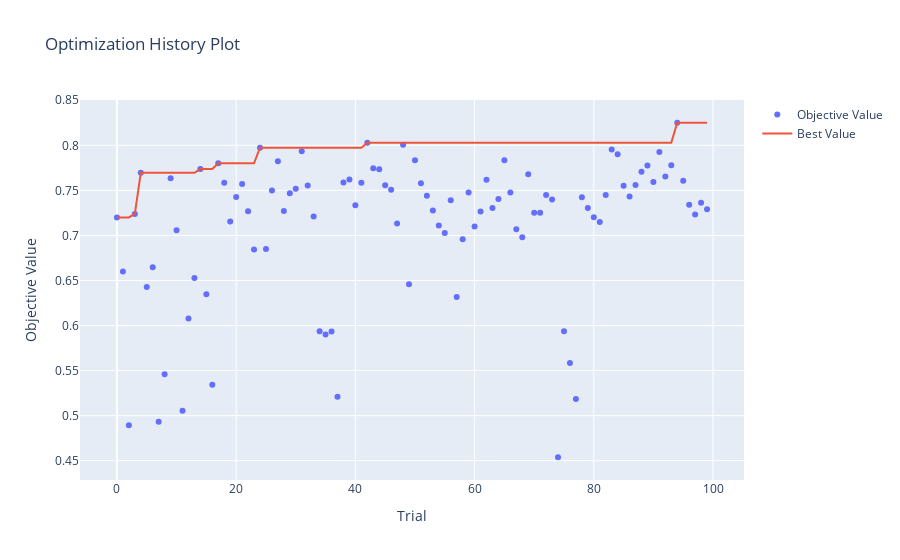
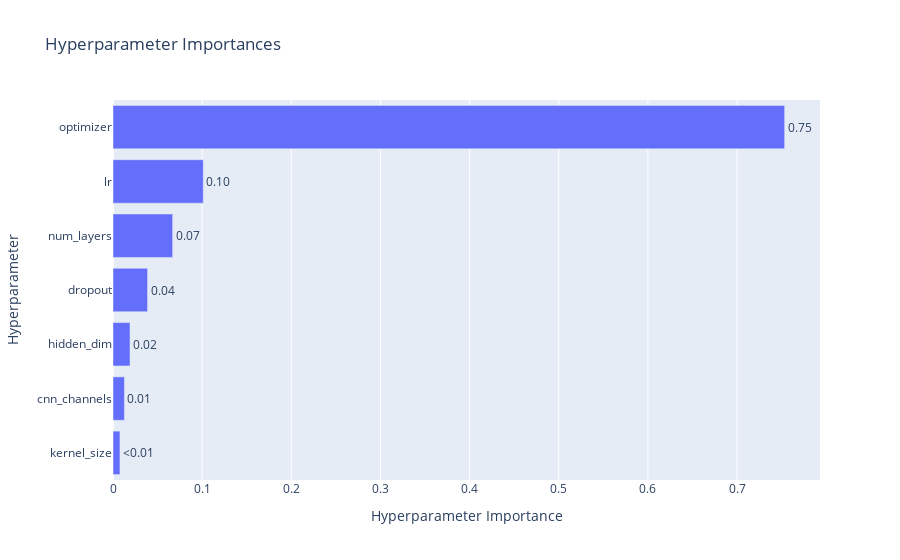
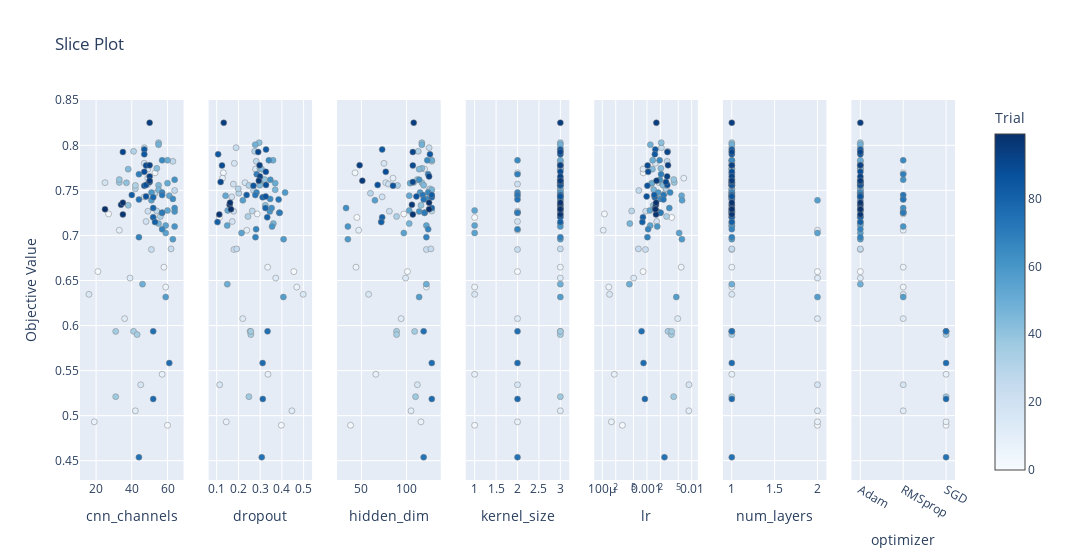
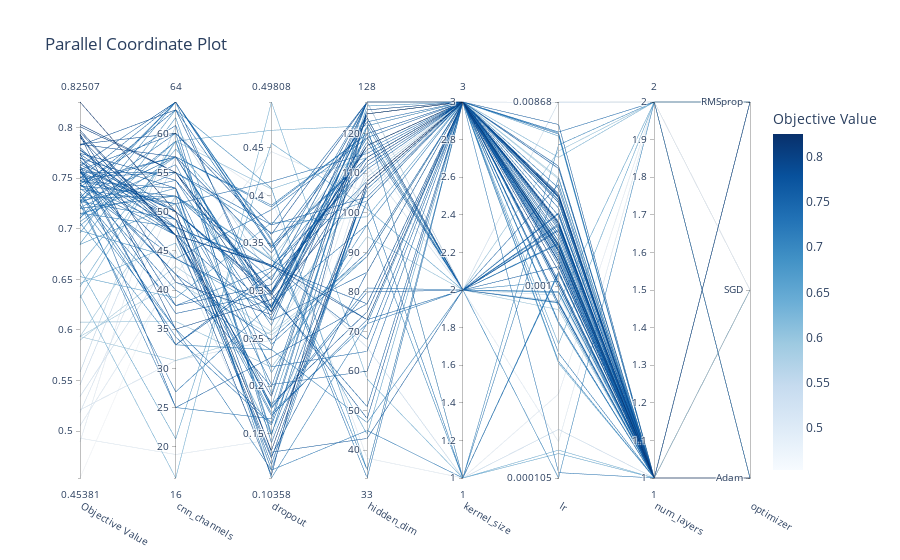

The code cell stored with these charts, in order, in its notebook:
### Code cell
import optuna.visualization as vis

# Requires: pip install optuna[visualization]
try:
    fig1 = vis.plot_optimization_history(study)
    fig1.show()

    fig2 = vis.plot_param_importances(study)
    fig2.show()

    fig3 = vis.plot_slice(study)
    fig3.show()

    fig4 = vis.plot_parallel_coordinate(study)
    fig4.show()

except Exception as e:
    print("Visualization requires an interactive environment like Jupyter.")
    print(e)
